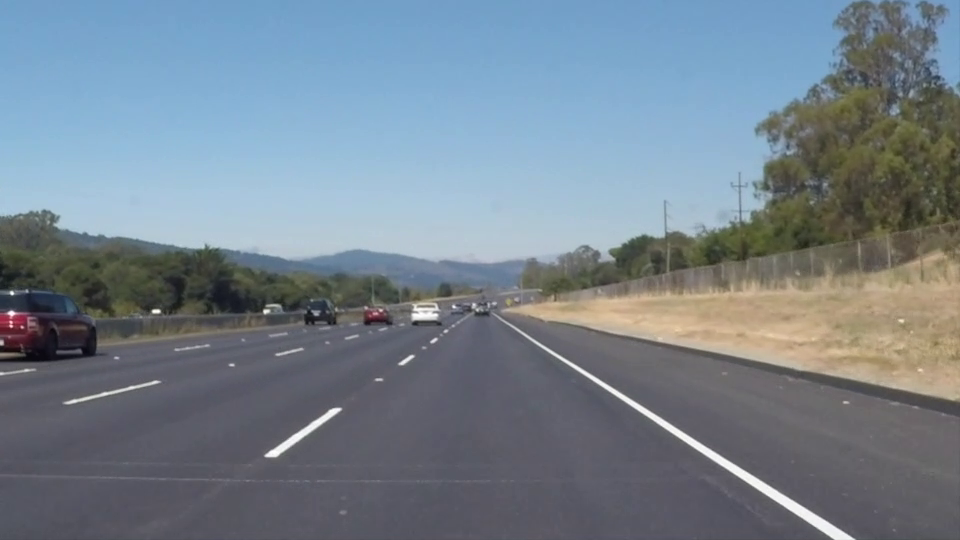
#> input picture frame 22 of project2/whiteline.mp4, 960 x 540 px, given in place of challenge.mp4, which was not available
$ python rough.py
#> lines starting #> are read from the running program, lines starting #| are printed output that depends on the picture; after the words box and inside, x2 and y2 are one past the last pixel; in counts of white or black regions, pixels touching at a corner belong together; pictures that were not available may be replaced by others from this repository, and a replacement may not be noted
#> further down, img is the input picture: shape (540, 960, 3); mean B, G, R 141.9, 130.7, 117.7


import cv2 as cv
import numpy as np


def Image_Process(img):

    hls = cv.cvtColor(img, cv.COLOR_RGB2HLS)
#> hls: shape (540, 960, 3); mean of channels 0, 1, 2 51.3, 129.9, 55.8
    h_channel_hls = hls[:,:,0]
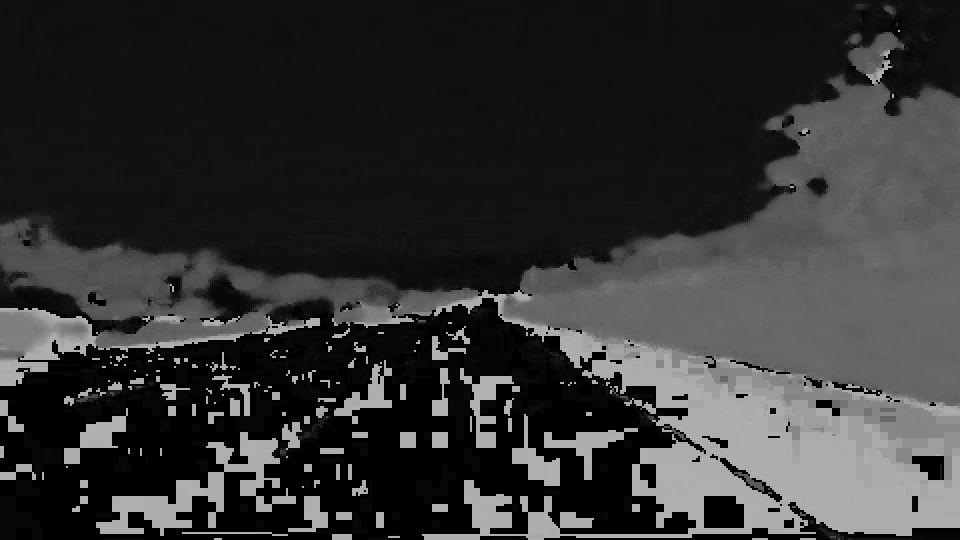
#> h_channel_hls: shape (540, 960); min 0, max 178, mean 51.3
    l_channel_hls = hls[:,:,1]
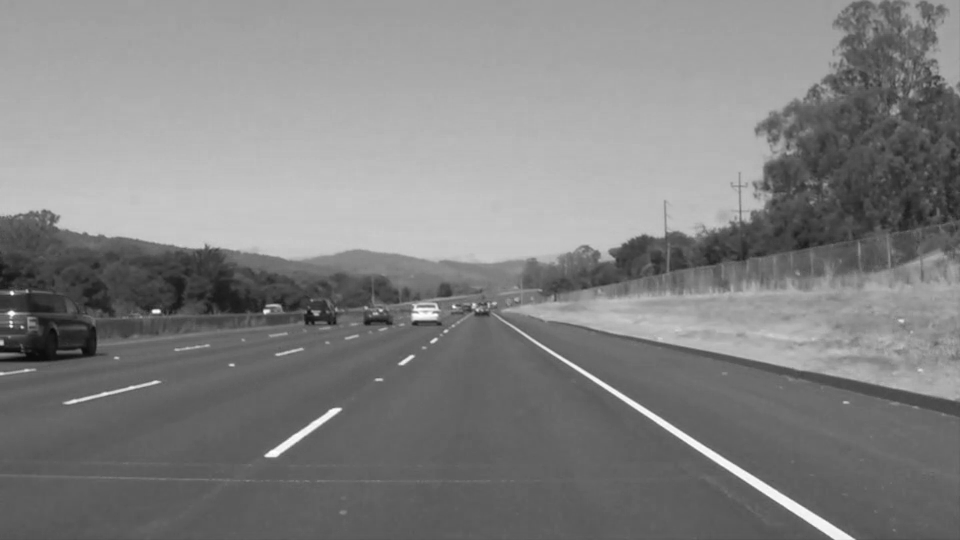
#> l_channel_hls: shape (540, 960); min 7, max 255, mean 129.9
    s_channel_hls = hls[:,:,2]
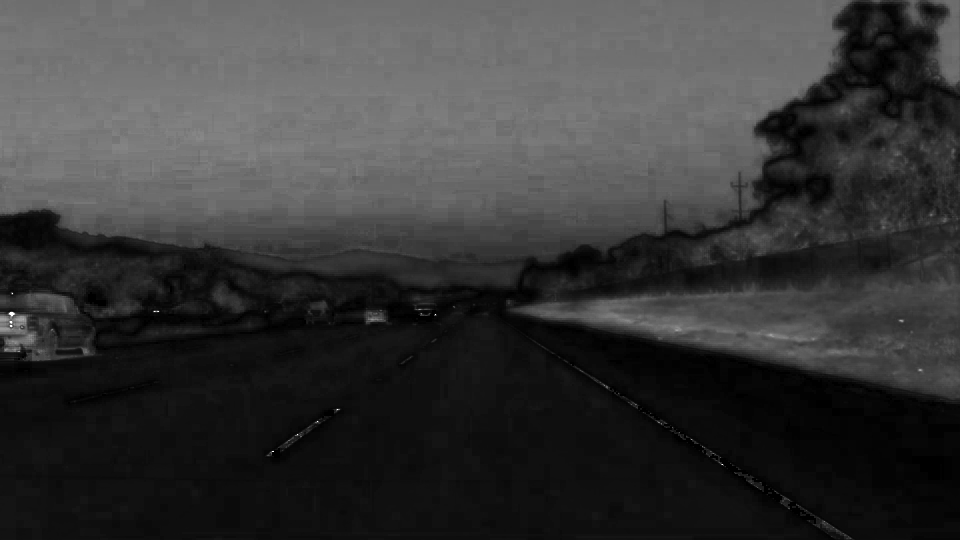
#> s_channel_hls: shape (540, 960); min 0, max 255, mean 55.8

    lab = cv.cvtColor(img, cv.COLOR_RGB2Lab)
#> lab: shape (540, 960, 3); mean of channels 0, 1, 2 139.9, 130.5, 136.3
    l_channel_lab = lab[:,:,0]
    a_channel_lab = lab[:,:,1]
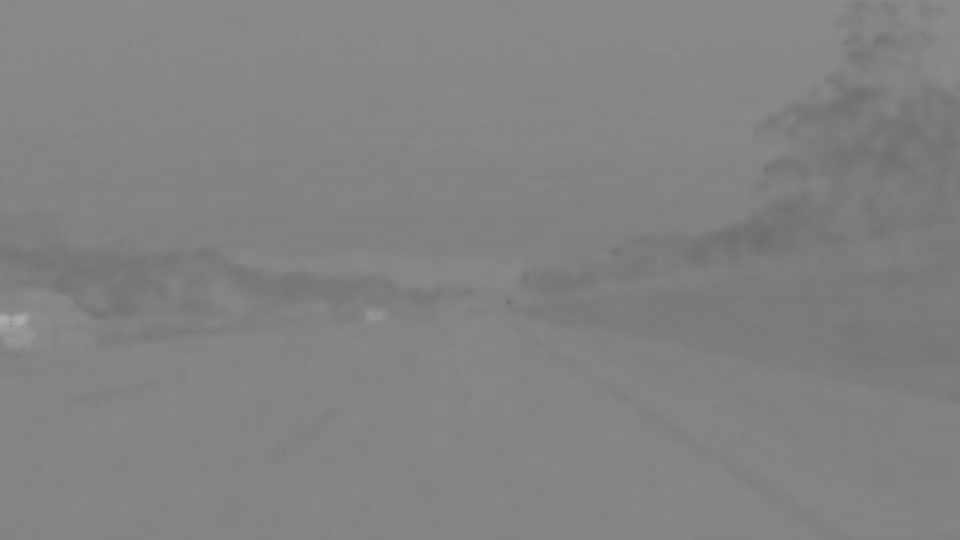
#> a_channel_lab: shape (540, 960); min 109, max 172, mean 130.5
    b_channel_lab = lab[:,:,2]
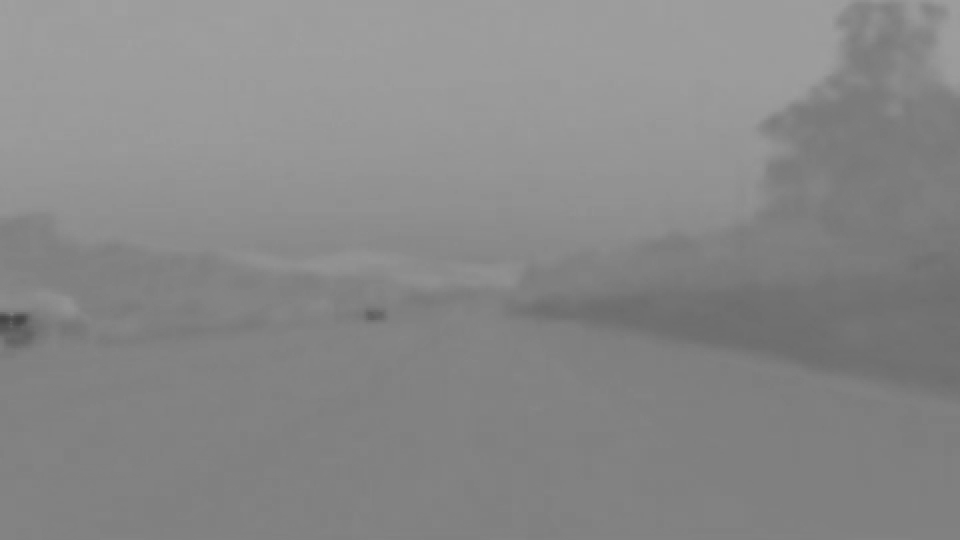
#> b_channel_lab: shape (540, 960); min 69, max 160, mean 136.3

    gray = cv.cvtColor(img, cv.COLOR_BGR2GRAY)
    img_blur = cv.bilateralFilter(gray, 9, 120, 100)

    # img_edge = cv.Canny(img_blur, 100, 200)
    img_edge = cv.Canny(s_channel_hls, 100, 200)
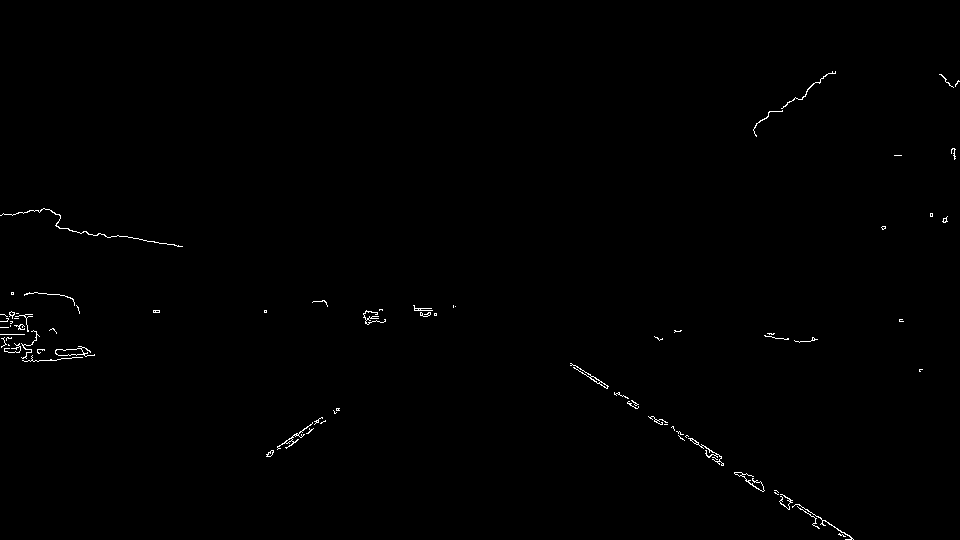
#> img_edge: shape (540, 960); 0.43% white in thin lines or dots, all inside (x1, y1, x2, y2) = (0, 71, 960, 540)

    # ret,thresh = cv.threshold(img_edge,120,255,cv.THRESH_BINARY)

    ret,thresh = cv.threshold(img_edge,120,255,cv.THRESH_BINARY)

    return thresh

def warper(img):

    M = cv.getPerspectiveTransform(src, dst)
    warped = cv.warpPerspective(img, M, (500, 300), flags=cv.INTER_NEAREST)
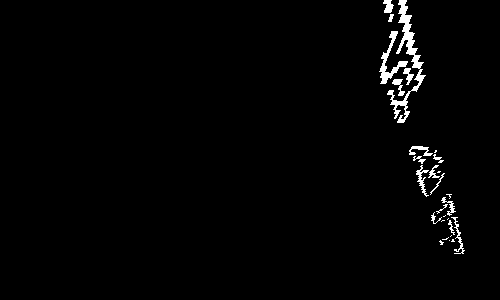
#> warped: shape (300, 500); 1.6% white; 28 white regions (11 under 20 px), largest, box (x1, y1, x2, y2) and area: (387, 0, 426, 123) 984, (379, 31, 408, 84) 391, (416, 165, 429, 197) 132

    return warped

dst = np.array([(500, 300), (0, 300), (0, 0), (500, 0)],np.float32)
src = np.array([(1100, 660), (200, 680), (600, 450), (730, 445)],np.float32)

cap = cv.VideoCapture('./challenge.mp4')

while cap.isOpened():
    ret, img = cap.read()
    if not ret: break

    thresh = Image_Process(img)

    warped_img = warper(thresh)

    cv.imshow('',warped_img)

    if cv.waitKey(100) & 0xFF == ord('d'):
#> (key Esc is pressed here)
        break

$ run again, starting later in the video
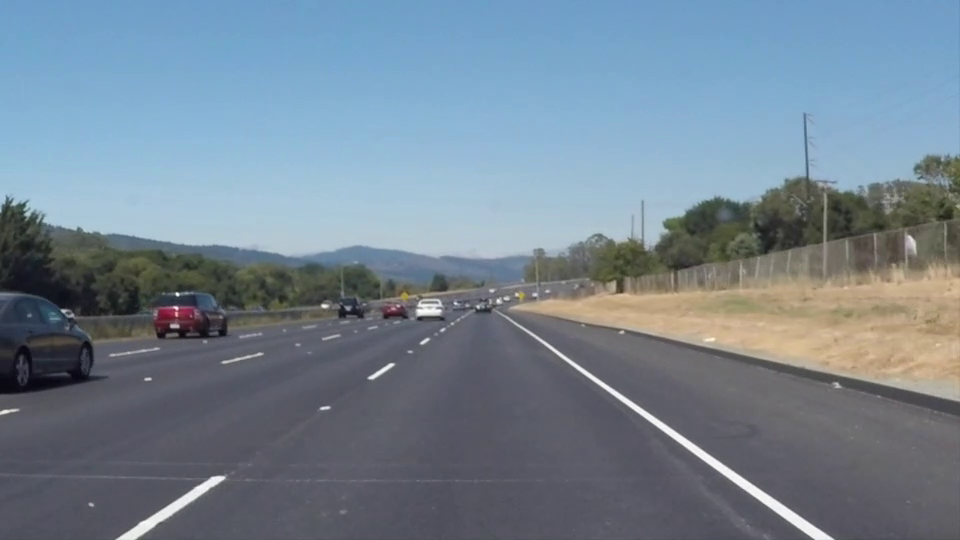
#> input picture frame 99 of project2/whiteline.mp4, 960 x 540 px, given in place of challenge.mp4, which was not available
#> img is the input picture: shape (540, 960, 3); mean B, G, R 146, 132.3, 116.7
#> hls: shape (540, 960, 3); mean of channels 0, 1, 2 43.3, 131.5, 58.6
#> lab: shape (540, 960, 3); mean of channels 0, 1, 2 141.8, 131, 138
#> in Image_Process, `img_edge = cv.Canny(s_channel_hls, 100, 200)`:
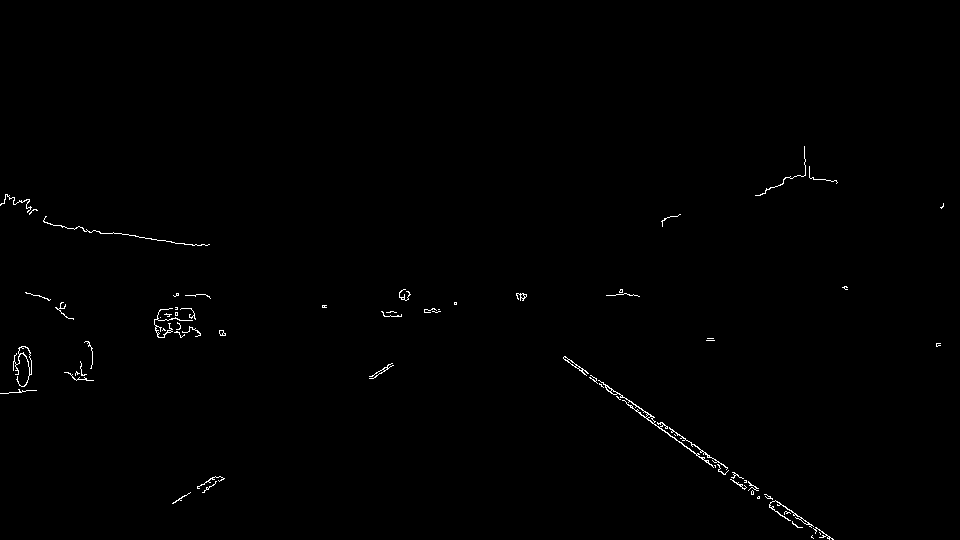
#> img_edge: shape (540, 960); 0.49% white in thin lines or dots, all inside (x1, y1, x2, y2) = (0, 146, 944, 540)
#> in warper, `warped = cv.warpPerspective(img, M, (500, 300), flags=cv.INTER_NEAREST)`:
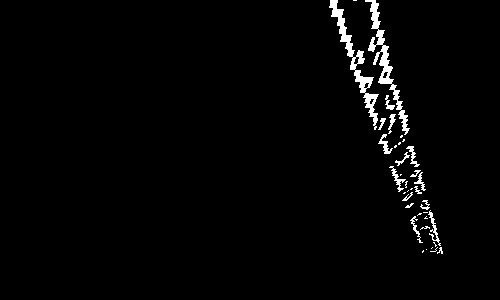
#> warped: shape (300, 500); 2.1% white; 37 white regions (19 under 20 px), largest, box (x1, y1, x2, y2) and area: (329, 0, 379, 130) 1029, (365, 0, 410, 135) 1000, (428, 210, 441, 246) 121

$ run again, starting later in the video
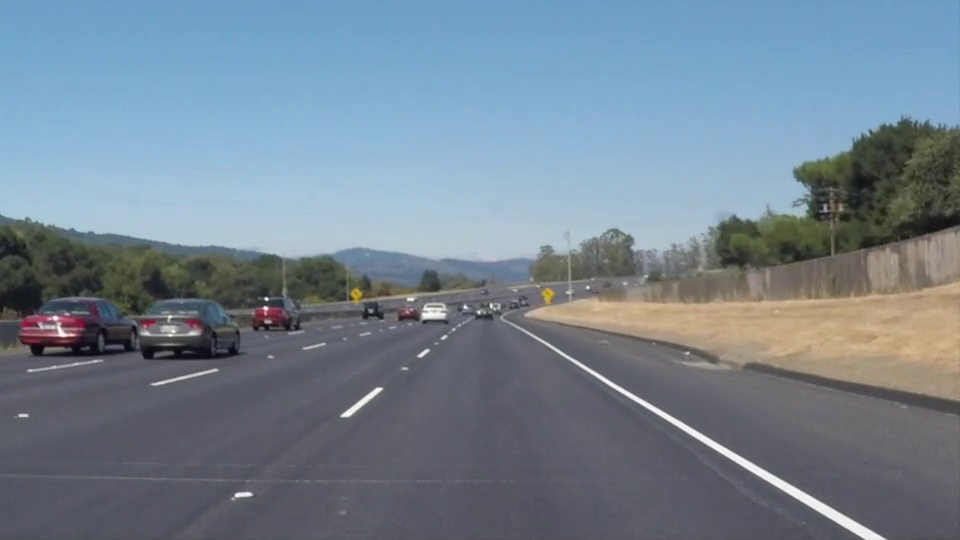
#> input picture frame 176 of project2/whiteline.mp4, 960 x 540 px, given in place of challenge.mp4, which was not available
#> img is the input picture: shape (540, 960, 3); mean B, G, R 145.2, 131.6, 116.5
#> hls: shape (540, 960, 3); mean of channels 0, 1, 2 40.3, 131.1, 58
#> lab: shape (540, 960, 3); mean of channels 0, 1, 2 141.2, 131.1, 137.7
#> in Image_Process, `img_edge = cv.Canny(s_channel_hls, 100, 200)`:
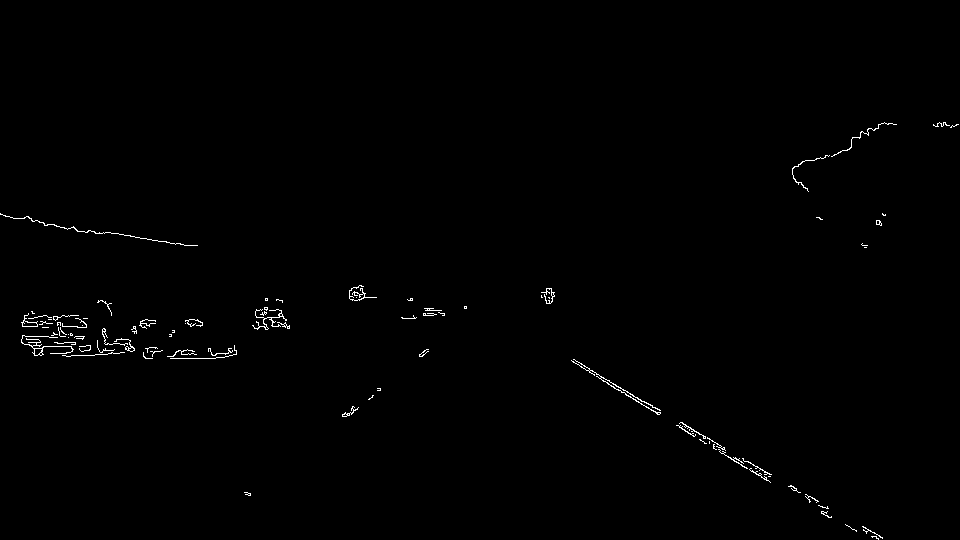
#> img_edge: shape (540, 960); 0.57% white in thin lines or dots, all inside (x1, y1, x2, y2) = (0, 122, 959, 540)
#> in warper, `warped = cv.warpPerspective(img, M, (500, 300), flags=cv.INTER_NEAREST)`:
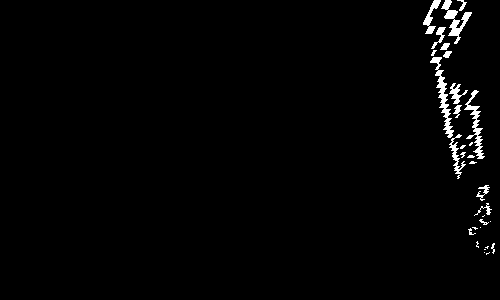
#> warped: shape (300, 500); 1.7% white; 31 white regions (15 under 20 px), largest, box (x1, y1, x2, y2) and area: (430, 57, 454, 138) 489, (441, 0, 472, 44) 416, (464, 90, 485, 159) 400
